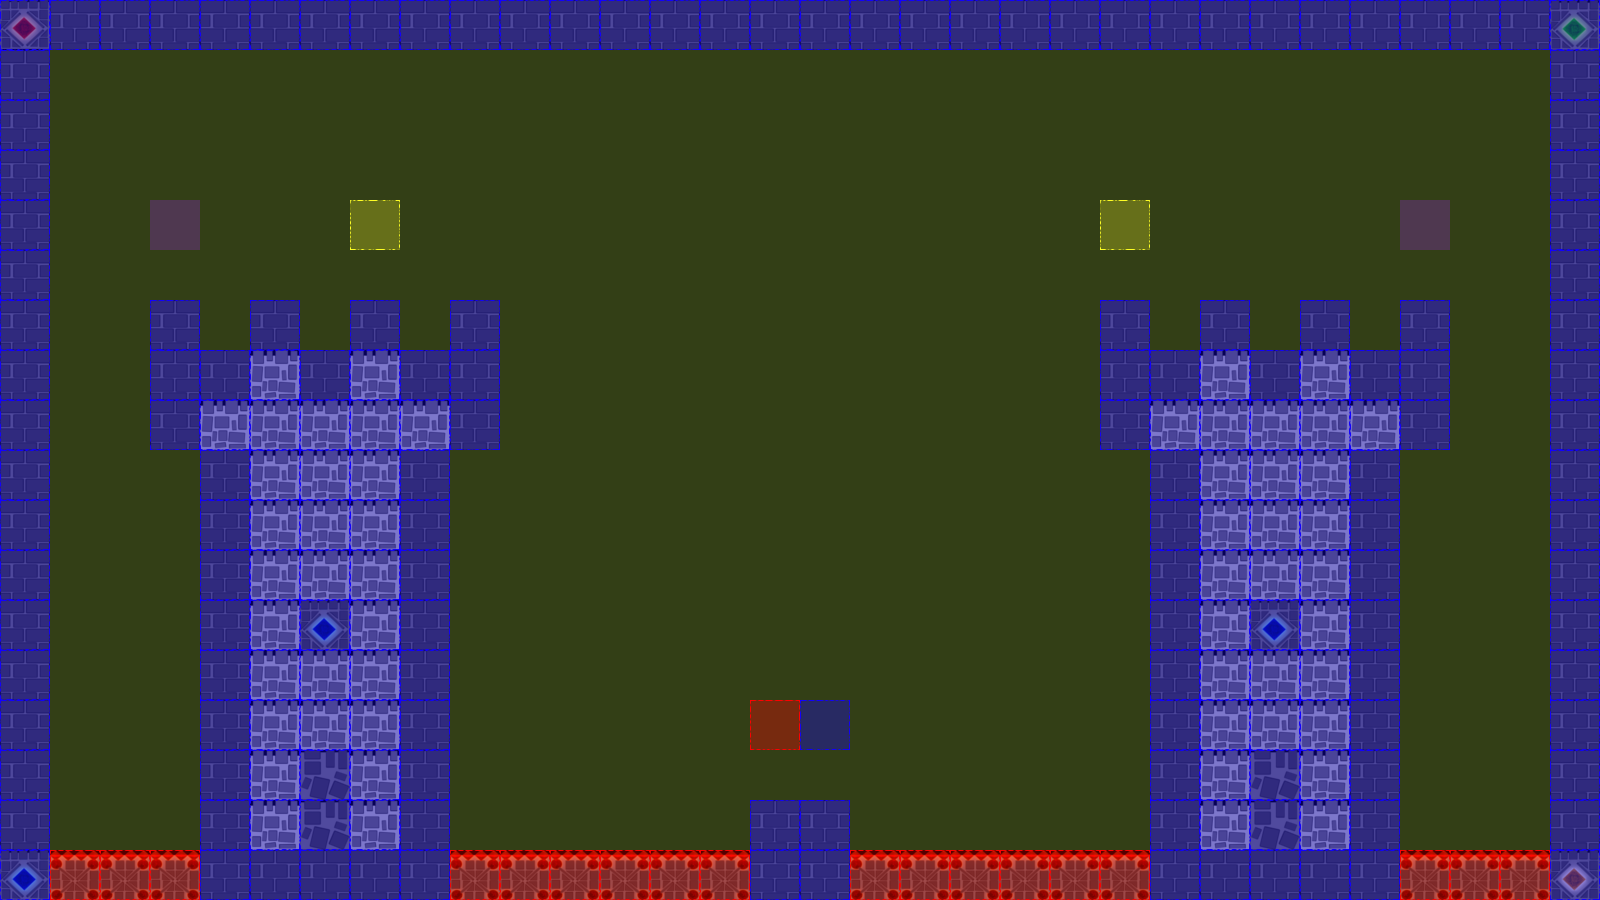

Rendered tile map (Tiled .tmx) drawn with the repository's tilesets; below, a short description and the map source with its tile grids summarised:
An orthogonal 32x18 tile map with 50x50 px tiles, 3 tile layers (terrain, collision, event), 2 tilesets.

<map version="1.0" orientation="orthogonal" renderorder="left-up" width="32" height="18" tilewidth="50" tileheight="50" nextobjectid="3">
 <tileset firstgid="1" name="castleTile" tilewidth="50" tileheight="50" tilecount="36" columns="6">
  <image source="tiles/castleTile.png" width="300" height="300" />
 </tileset>
 <tileset firstgid="37" name="collisionTile" tilewidth="50" tileheight="50" tilecount="12" columns="3">
  <image source="tiles/collisionTile.png" width="150" height="200" />
 </tileset>
 <layer name="terrain" width="32" height="18">
  <data>[576 cells, 214 non-empty, 8 distinct tile ids]</data>
 </layer>
 <layer name="collision" width="32" height="18">
  <data>[576 cells, 576 non-empty, 3 distinct tile ids]</data>
 </layer>
 <layer name="event" width="32" height="18">
  <data>[576 cells, 6 non-empty, 4 distinct tile ids]</data>
 </layer>
</map>
